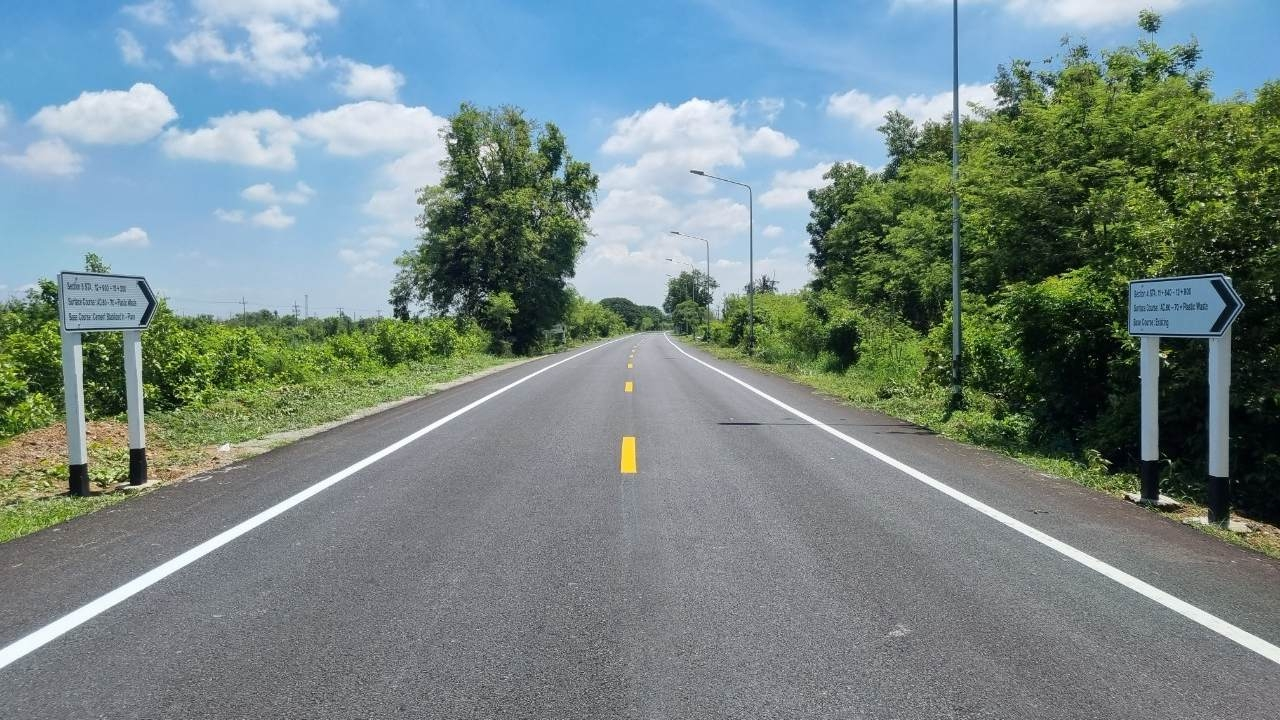
#> input picture img/line6.jpg, 1280 x 720 px, found by its file name
$ jupyter execute Hough_Line_Detection.ipynb
#> lines starting #> are read from the running program, lines starting #| are printed output that depends on the picture; after the words box and inside, x2 and y2 are one past the last pixel; in counts of white or black regions, pixels touching at a corner belong together
# ข้อ 6: ตรวจหาเส้นตรงด้วย Hough Lines

Notebook นี้ใช้สำหรับตรวจหาเส้นตรงจากภาพขอบ (Edge Image) และวาดเส้นสีแดง พร้อมนับจำนวนเส้นตรงที่พบ

[cell 1]
import cv2
import numpy as np
import matplotlib.pyplot as plt
import os

[cell 2]
# -------------------------------
# Load & Convert to Grayscale
# -------------------------------
def load_and_convert_to_grayscale(image_path):
    image = cv2.imread(image_path)
#> image is the input picture: shape (720, 1280, 3); mean B, G, R 134.7, 135.6, 118.7
    if image is None:
        print(f"Error: Could not load image from {image_path}")
        return None, None
    gray = cv2.cvtColor(image, cv2.COLOR_BGR2GRAY)
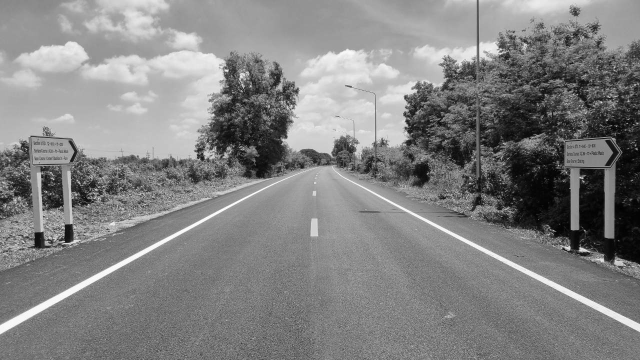
#> gray: shape (720, 1280) (shown at 1/2 size); min 0, max 255, mean 130.4
    return image, gray

def canny_edge_detection(gray_image):
    edges = cv2.Canny(gray_image, threshold1=100, threshold2=200)
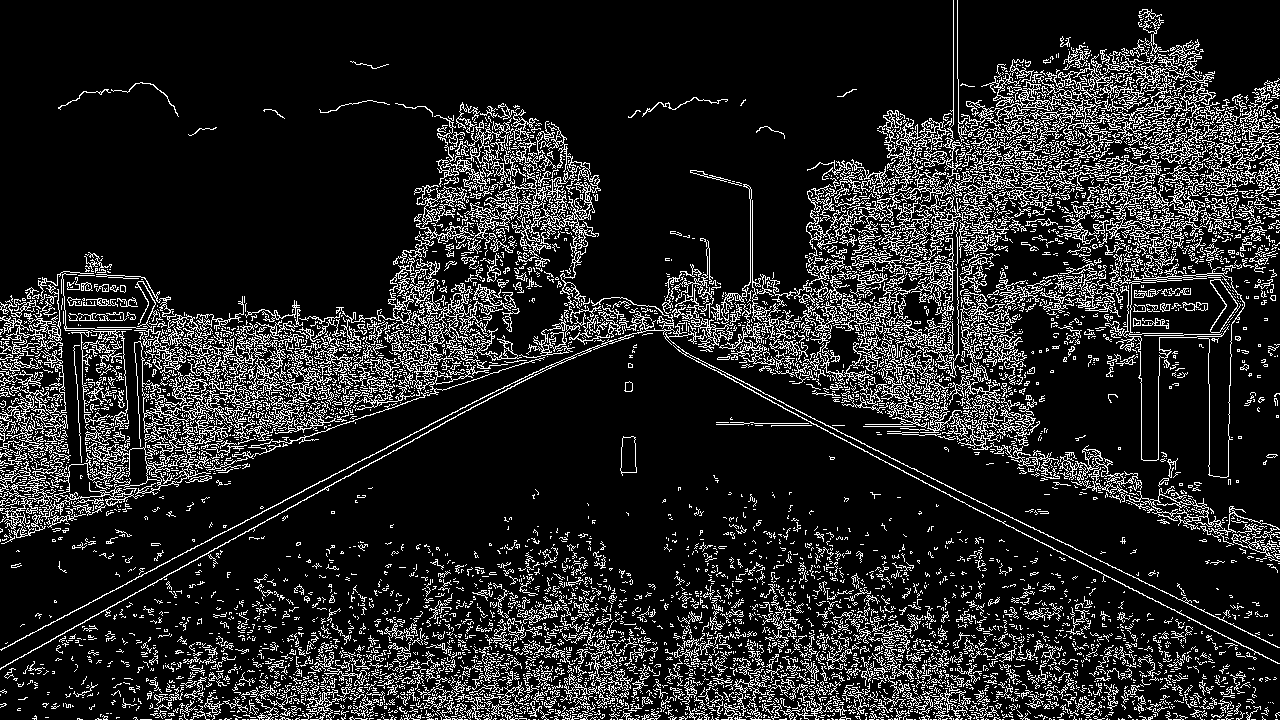
#> edges: shape (720, 1280); 14.4% white in thin lines or dots
    kernel = np.ones((3,3), np.uint8)
    edges = cv2.dilate(edges, kernel, iterations=1)
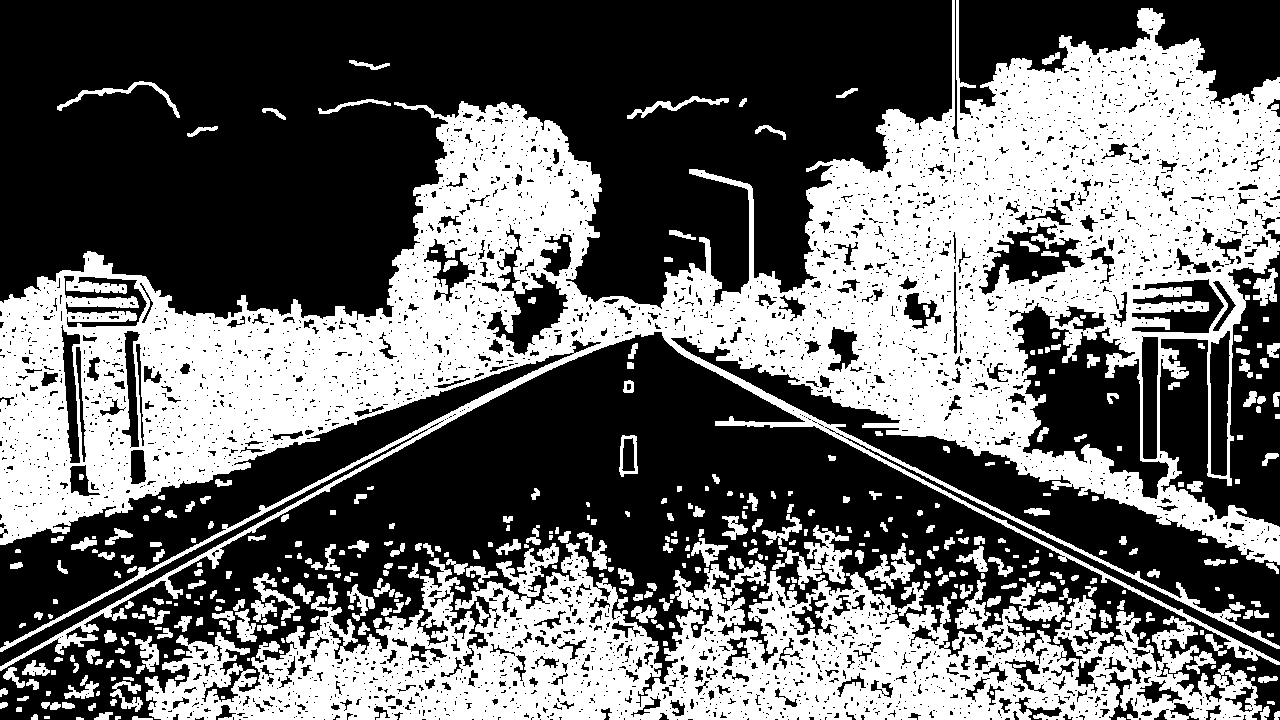
#> edges: shape (720, 1280); 41.2% white; 404 white regions (58 under 20 px), largest, box (x1, y1, x2, y2) and area: (0, 0, 1280, 671) 256221, (145, 543, 1262, 720) 92680, (772, 525, 852, 590) 1783
    #edges = cv2.morphologyEx(edges, cv2.MORPH_CLOSE, kernel, iterations=2)
    return edges


def hough_line_detection(edge_image, original_image):
    lines = cv2.HoughLinesP(
        edge_image,
        rho=1,
        theta=np.pi / 180,
        threshold=100,
        minLineLength=50,
        maxLineGap=10
    )
#> lines = 2047 rows, first 6: [805, 282, 1011, 238], [0, 394, 513, 349], [805, 266, 1276, 113], [0, 335, 511, 317], [1020, 243, 1279, 188], [3, 534, 483, 378]

    result = original_image.copy()

    if lines is not None:
        for line in lines:
            x1, y1, x2, y2 = line[0]
            cv2.line(result, (x1, y1), (x2, y2),
                     (0, 0, 255), 2)
#> this loop made 2047 passes
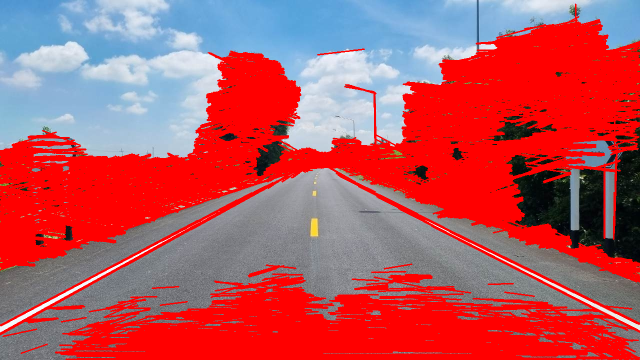
#> result: shape (720, 1280, 3) (shown at 1/2 size); mean B, G, R 94.7, 85.7, 184.2

    return result

[cell 3]
# -------------------------------
# Main Process
# -------------------------------
def process_image(image_path, output_dir="output"):
    if not os.path.exists(output_dir):
        os.makedirs(output_dir)

    original, gray = load_and_convert_to_grayscale(image_path)
    if gray is None:
        return

    edges = canny_edge_detection(gray)
    hough_img = hough_line_detection(edges, original)

    results = {
        "Original": cv2.cvtColor(original, cv2.COLOR_BGR2RGB),
        "Grayscale": gray,
        "Canny Edge": edges,
        "Hough Line (Canny)": cv2.cvtColor(hough_img, cv2.COLOR_BGR2RGB)
    }

    fig, axes = plt.subplots(2, 2, figsize=(12, 10))
    fig.suptitle("Canny Edge + Hough Line Transform", fontsize=16)

    for ax, (title, img) in zip(axes.ravel(), results.items()):
        cmap = 'gray' if len(img.shape) == 2 else None
        ax.imshow(img, cmap=cmap)
        ax.set_title(title)
        ax.axis('off')
#> this loop made 4 passes
#> title on passes 1, 4: 'Original', 'Hough Line (Canny)'

    plt.tight_layout()
    save_path = os.path.join(output_dir, f"hough_{os.path.basename(image_path)}")
    plt.savefig(save_path)
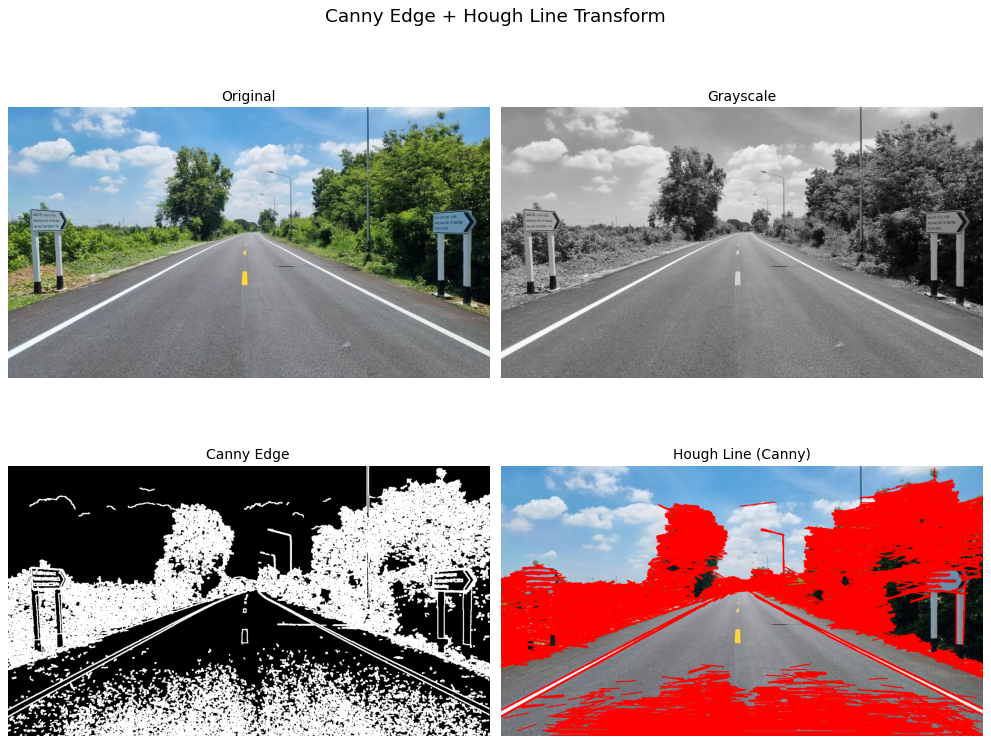
#> figure drawn by matplotlib, 4 panels
    plt.show()


# -------------------------------
# Run
# -------------------------------
if __name__ == "__main__":
    image_path = "C:\\Users\\enjoykubphom\\Documents\\GitHub\\Mini_Visionv1\\img\\line6.jpg"   # เปลี่ยนเป็นรูปของคุณ
    process_image(image_path)

$ run again, with img/line1.jpg copied over img/line6.jpg
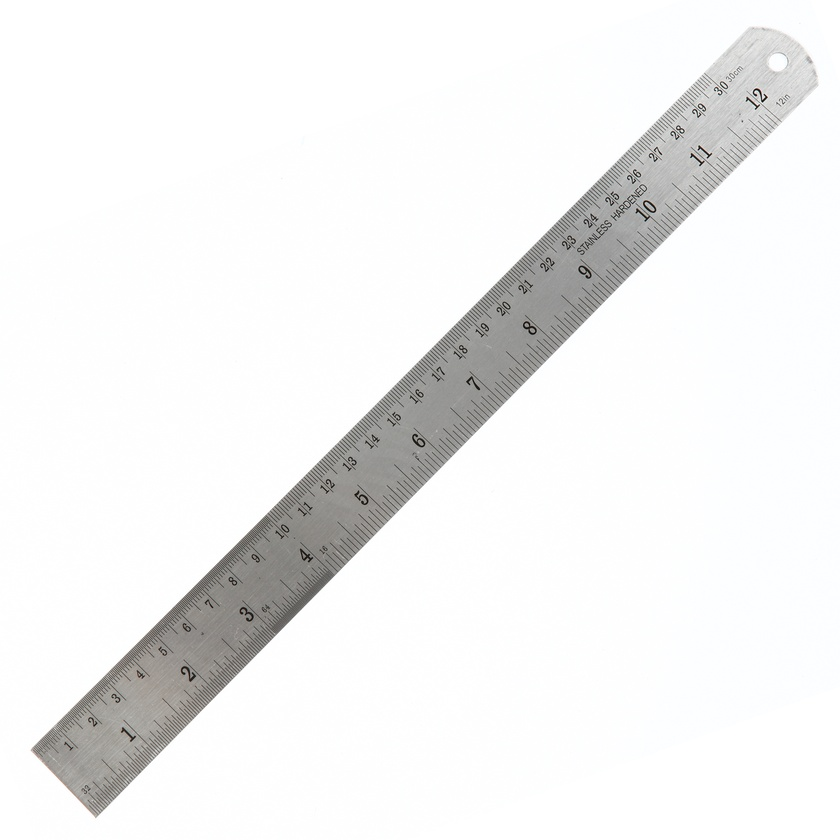
#> input picture img/line1.jpg, 840 x 840 px, shrunk from 2000 x 2000 before the run, found by its file name
#> in load_and_convert_to_grayscale, image is the input picture: shape (840, 840, 3); mean B, G, R 240.5, 240.7, 240.7
#> in canny_edge_detection, `edges = cv2.dilate(edges, kernel, iterations=1)`:
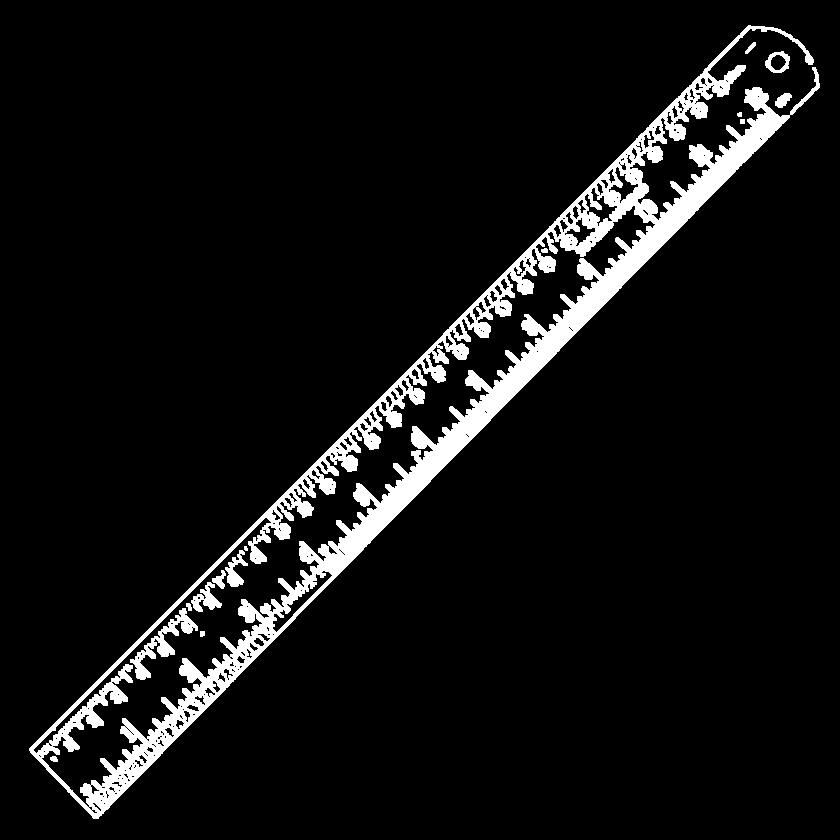
#> edges: shape (840, 840); 7% white; 15 white regions (1 under 20 px), largest, box (x1, y1, x2, y2) and area: (29, 25, 820, 819) 46618, (130, 608, 198, 680) 1170, (191, 582, 222, 612) 426
#> lines = 100 rows, first 6: [30, 750, 707, 73], [293, 614, 698, 209], [301, 596, 782, 115], [85, 808, 778, 115], [83, 806, 789, 100], [308, 591, 784, 115]
#> the loop in hough_line_detection, `for line in lines:` made 100 passes
#> the loop in process_image, `for ax, (title, img) in zip(axes.ravel(), results.items()):` made 4 passes
#> title on passes 1, 4: 'Original', 'Hough Line (Canny)'
#> in process_image, `plt.savefig(save_path)`:
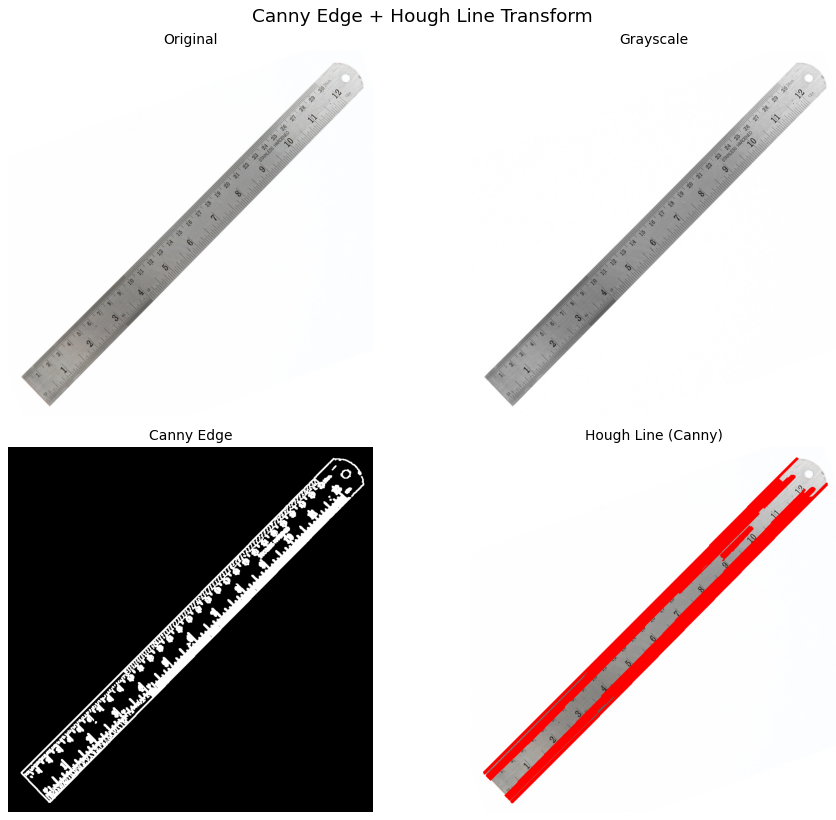
#> figure drawn by matplotlib, 4 panels

$ run again, with img/line2.jpg copied over img/line6.jpg
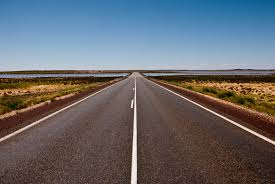
#> input picture img/line2.jpg, 275 x 184 px, found by its file name
#> in load_and_convert_to_grayscale, image is the input picture: shape (184, 275, 3); mean B, G, R 109.4, 104.3, 102.2
#> in canny_edge_detection, `edges = cv2.dilate(edges, kernel, iterations=1)`:
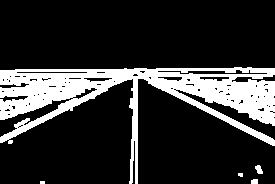
#> edges: shape (184, 275); 19.7% white; 5 white regions (2 under 20 px), largest, box (x1, y1, x2, y2) and area: (0, 67, 275, 184) 9872, (255, 165, 263, 174) 49, (251, 179, 258, 184) 33
#> lines = 46 rows, first 6: [0, 76, 272, 76], [0, 74, 274, 74], [0, 75, 272, 75], [133, 82, 274, 85], [0, 70, 274, 70], [0, 83, 113, 85]
#> the loop in hough_line_detection, `for line in lines:` made 46 passes
#> the loop in process_image, `for ax, (title, img) in zip(axes.ravel(), results.items()):` made 4 passes
#> title on passes 1, 4: 'Original', 'Hough Line (Canny)'
#> in process_image, `plt.savefig(save_path)`:
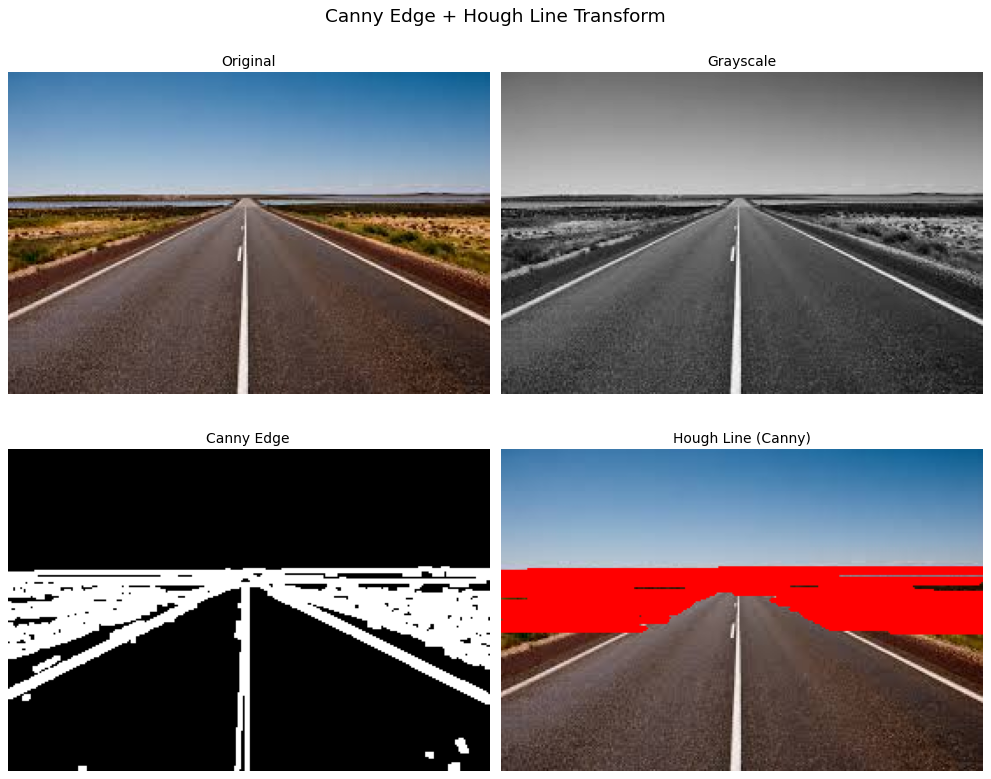
#> figure drawn by matplotlib, 4 panels
